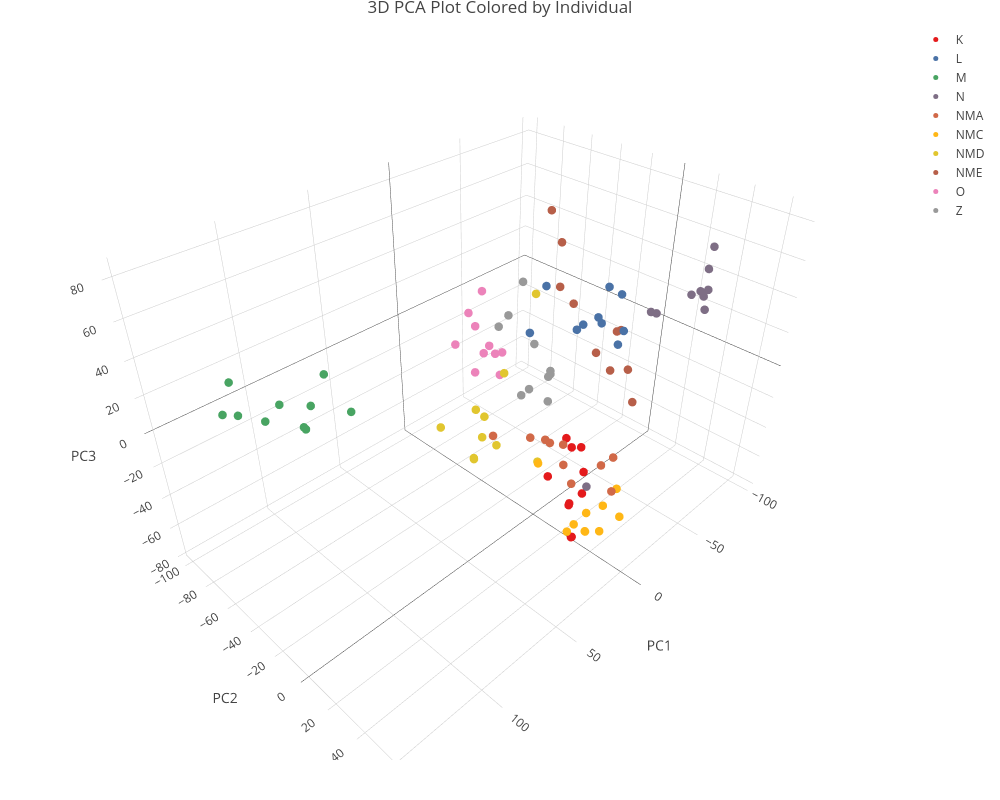

Write notebook code for a chart like this one.
### Code cell
plot_pca_3d(df = df_synthetic,label_col = "Individual",width = 1000, height = 800,point_size = 5)

### Figure 1 — Plotly figure (JSON) as saved in the notebook; plotly's stock layout.template omitted (floating-point values rounded to 4 significant figures)
{"data": [{"error_x": {"color": "rgba(228,26,28,1)"}, "error_y": {"color": "rgba(228,26,28,1)"}, "line": {"color": "rgba(228,26,28,1)"}, "marker": {"color": "rgba(228,26,28,1)", "line": {"color": "rgba(228,26,28,1)"}, "opacity": 1, "size": 5}, "mode": "markers", "name": "K", "textfont": {"color": "rgba(228,26,28,1)"}, "type": "scatter3d", "x": [3.872, 3.278, 14.2, -16.71, 3.563, 2.622, -19.15, 0.5142, 2.773, -8.778], "y": [34.34, 26.51, 20.35, 10.06, 29.57, 29.31, 4.233, 29.01, 25.84, 24.92], "z": [-42.8, -54.83, -33.87, -38.97, -76.38, -77.0, -37.45, -18.34, -56.79, -42.15]}, {"error_x": {"color": "rgba(74,114,166,1)"}, "error_y": {"color": "rgba(74,114,166,1)"}, "line": {"color": "rgba(74,114,166,1)"}, "marker": {"color": "rgba(74,114,166,1)", "line": {"color": "rgba(74,114,166,1)"}, "opacity": 1, "size": 5}, "mode": "markers", "name": "L", "textfont": {"color": "rgba(74,114,166,1)"}, "type": "scatter3d", "x": [-34.03, -15.53, -49.29, -34.69, -23.62, -6.636, -56.54, -31.57, 7.252, -57.96], "y": [19.54, 12.22, 12.33, 6.608, -18.38, 15.56, -4.179, 11.14, -1.043, 3.705], "z": [48.94, 37.11, 19.15, 30.78, 42.85, 39.52, 35.21, 30.62, 36.65, 3.312]}, {"error_x": {"color": "rgba(72,164,98,1)"}, "error_y": {"color": "rgba(72,164,98,1)"}, "line": {"color": "rgba(72,164,98,1)"}, "marker": {"color": "rgba(72,164,98,1)", "line": {"color": "rgba(72,164,98,1)"}, "opacity": 1, "size": 5}, "mode": "markers", "name": "M", "textfont": {"color": "rgba(72,164,98,1)"}, "type": "scatter3d", "x": [115.5, 146.7, 95.18, 121.2, 108.7, 97.47, 128.2, 132.1, 114.2, 132.4], "y": [-31.11, -38.56, -24.65, -38.44, -34.48, -38.87, -39.78, -57.81, -31.81, -54.67], "z": [23.66, 42.72, 24.55, 34.62, 29.65, 38.4, 28.86, 41.76, 21.51, 26.22]}, {"error_x": {"color": "rgba(126,110,133,1)"}, "error_y": {"color": "rgba(126,110,133,1)"}, "line": {"color": "rgba(126,110,133,1)"}, "marker": {"color": "rgba(126,110,133,1)", "line": {"color": "rgba(126,110,133,1)"}, "opacity": 1, "size": 5}, "mode": "markers", "name": "N", "textfont": {"color": "rgba(126,110,133,1)"}, "type": "scatter3d", "x": [-32.35, -44.44, -31.94, 31.67, -24.86, -20.72, -43.28, -31.65, -0.0277, 0.5944], "y": [64.42, 54.28, 63.15, 56.82, 67.38, 63.6, 58.06, 64.94, 60.86, 58.61], "z": [59.58, 60.05, 65.78, -7.026, 83.14, 71.21, 83.65, 69.82, 69.59, 69.58]}, {"error_x": {"color": "rgba(209,105,72,1)"}, "error_y": {"color": "rgba(209,105,72,1)"}, "line": {"color": "rgba(209,105,72,1)"}, "marker": {"color": "rgba(209,105,72,1)", "line": {"color": "rgba(209,105,72,1)"}, "opacity": 1, "size": 5}, "mode": "markers", "name": "NMA", "textfont": {"color": "rgba(209,105,72,1)"}, "type": "scatter3d", "x": [45.16, 60.2, 26.58, -5.347, 17.04, 21.35, 18.71, 27.34, -4.66, 26.79], "y": [45.74, 26.85, 44.52, 44.15, 30.79, 14.1, 54.36, 28.36, 45.77, 39.36], "z": [18.91, 20.56, -16.07, -19.39, -6.371, -9.089, -4.026, 0.9206, -39.6, -7.802]}, {"error_x": {"color": "rgba(255,183,22,1)"}, "error_y": {"color": "rgba(255,183,22,1)"}, "line": {"color": "rgba(255,183,22,1)"}, "marker": {"color": "rgba(255,183,22,1)", "line": {"color": "rgba(255,183,22,1)"}, "opacity": 1, "size": 5}, "mode": "markers", "name": "NMC", "textfont": {"color": "rgba(255,183,22,1)"}, "type": "scatter3d", "x": [8.736, 20.17, 5.232, 0.3798, 19.74, -4.189, 19.78, 21.24, -10.19, 13.72], "y": [9.118, 49.92, 38.99, 55.4, 57.88, 41.99, 42.75, 40.05, 44.95, 45.45], "z": [-35.38, -46.73, -51.95, -46.81, -41.56, -51.25, -47.36, -53.04, -41.86, -54.42]}, {"error_x": {"color": "rgba(225,198,47,1)"}, "error_y": {"color": "rgba(225,198,47,1)"}, "line": {"color": "rgba(225,198,47,1)"}, "marker": {"color": "rgba(225,198,47,1)", "line": {"color": "rgba(225,198,47,1)"}, "opacity": 1, "size": 5}, "mode": "markers", "name": "NMD", "textfont": {"color": "rgba(225,198,47,1)"}, "type": "scatter3d", "x": [31.93, -40.87, 8.582, 9.331, -0.8512, 14.23, 11.5, 20.81, 55.37, 29.68], "y": [-13.57, -39.88, 8.495, -34.88, -24.52, -14.88, -26.42, -18.75, 10.35, -40.22], "z": [-31.63, 23.34, -34.74, -24.35, -1.063, -34.14, -23.26, -27.38, -4.642, -27.96]}, {"error_x": {"color": "rgba(183,95,73,1)"}, "error_y": {"color": "rgba(183,95,73,1)"}, "line": {"color": "rgba(183,95,73,1)"}, "marker": {"color": "rgba(183,95,73,1)", "line": {"color": "rgba(183,95,73,1)"}, "opacity": 1, "size": 5}, "mode": "markers", "name": "NME", "textfont": {"color": "rgba(183,95,73,1)"}, "type": "scatter3d", "x": [-66.38, -39.88, -64.18, -61.17, -63.42, -83.33, -38.98, -28.24, -44.88, -97.59], "y": [-3.602, 13.08, -32.48, 2.58, -42.04, -58.86, 24.32, 36.18, -0.3814, -79.51], "z": [4.656, -0.063, 11.01, 10.37, 18.09, 32.46, 6.184, -2.268, 2.304, 41.01]}, {"error_x": {"color": "rgba(236,131,186,1)"}, "error_y": {"color": "rgba(236,131,186,1)"}, "line": {"color": "rgba(236,131,186,1)"}, "marker": {"color": "rgba(236,131,186,1)", "line": {"color": "rgba(236,131,186,1)"}, "opacity": 1, "size": 5}, "mode": "markers", "name": "O", "textfont": {"color": "rgba(236,131,186,1)"}, "type": "scatter3d", "x": [-7.917, -56.15, -40.02, -50.16, -33.1, -35.04, -12.48, -18.57, -34.24, -16.4], "y": [-52.76, -95.57, -73.49, -101.1, -78.07, -73.08, -42.19, -44.3, -57.61, -77.15], "z": [-17.36, -2.558, -23.88, -17.31, -9.571, -26.53, -2.575, -20.07, -18.6, -14.1]}, {"error_x": {"color": "rgba(153,153,153,1)"}, "error_y": {"color": "rgba(153,153,153,1)"}, "line": {"color": "rgba(153,153,153,1)"}, "marker": {"color": "rgba(153,153,153,1)", "line": {"color": "rgba(153,153,153,1)"}, "opacity": 1, "size": 5}, "mode": "markers", "name": "Z", "textfont": {"color": "rgba(153,153,153,1)"}, "type": "scatter3d", "x": [-29.81, -3.904, -2.005, -22.18, -21.34, -44.39, -10.21, -35.45, -61.88, -22.42], "y": [-56.39, -15.08, -8.241, -11.53, -12.24, -62.79, -2.456, -34.92, -68.21, -11.92], "z": [0.7314, -11.68, -3.509, -5.631, -7.194, -0.7548, -12.32, -3.467, 11.89, -3.982]}], "layout": {"height": 800, "hovermode": "closest", "margin": {"b": 40, "l": 60, "r": 10, "t": 25}, "scene": {"xaxis": {"title": "PC1"}, "yaxis": {"title": "PC2"}, "zaxis": {"title": "PC3"}}, "showlegend": true, "title": "3D PCA Plot Colored by Individual", "width": 1000}}
